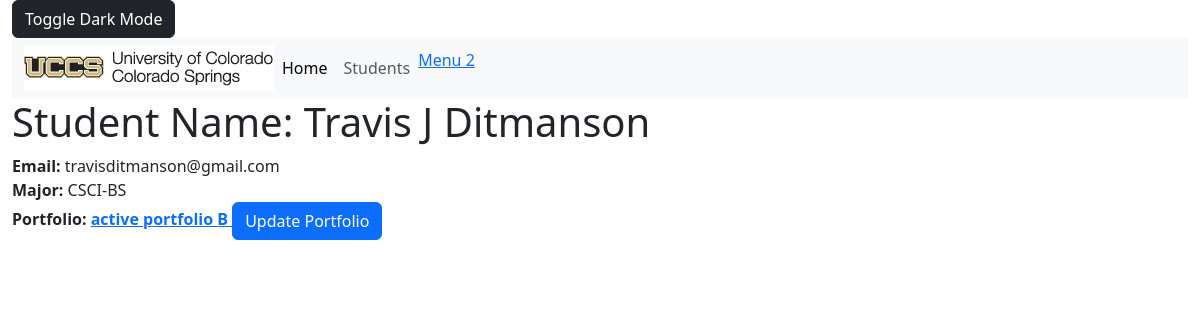
The app's page /student/14 with its own data.
### portfolio_app/models.py (models this page shows, shortened)
class Student(models.Model):
    MAJOR = (
        ('CSCI-BS', 'BS in Computer Science'),
        ('CPEN-BS', 'BS in Computer Engineering'),
        ('BIGD-BI', 'BI in Game Design and Development'),
        ('BICS-BI', 'BI in Computer Science'),
        ('BISC-BI', 'BI in Computer Security'),
        ('CSCI-BA', 'BA in Computer Science'),
        ('DASE-BS', 'BS in Data Analytics and Software Engineering'),
    )
    name = models.CharField(max_length=200)
    email = models.EmailField("UCCS Email", max_length=200)
    major = models.CharField(max_length=200, choices=MAJOR)
    portfolio = models.OneToOneField('Portfolio' ,on_delete=models.CASCADE, unique=True)

class Portfolio(models.Model):
    title = models.CharField(max_length=200)
    contact_email = models.EmailField("Contact Email", max_length=200)
    is_active = models.BooleanField(default=False)
    about = models.TextField(blank=True)
    def get_absolute_url(self):
        return reverse("portfolio-detail", args=[str(self.id)])

### portfolio_app/views.py (the view)
# urls.py: path('student/<int:pk>', views.StudentDetailView.as_view(), name='student-detail'),
class StudentDetailView(generic.DetailView):
    model = Student

### portfolio_app/templates/portfolio_app/student_detail.html
{% extends 'portfolio_app/base_template.html' %}
{% block content %}
<h1>Student Name: {{ student.name }}</h1>
<p><strong>Email:</strong> {{ student.email }}<br>
<strong>Major:</strong> {{ student.major }}<br>
<strong>Portfolio: <a href="{{ student.portfolio.get_absolute_url }}">{{ student.portfolio.title }} </a>
    <a class="btn btn-primary"href="{% url 'update_portfolio'  pk=student.pk %}">Update Portfolio</a>
{% endblock %}

### records on screen
Student: name "Travis J Ditmanson", email "travisditmanson@gmail.com", major "CSCI-BS", portfolio "active portfolio B"
